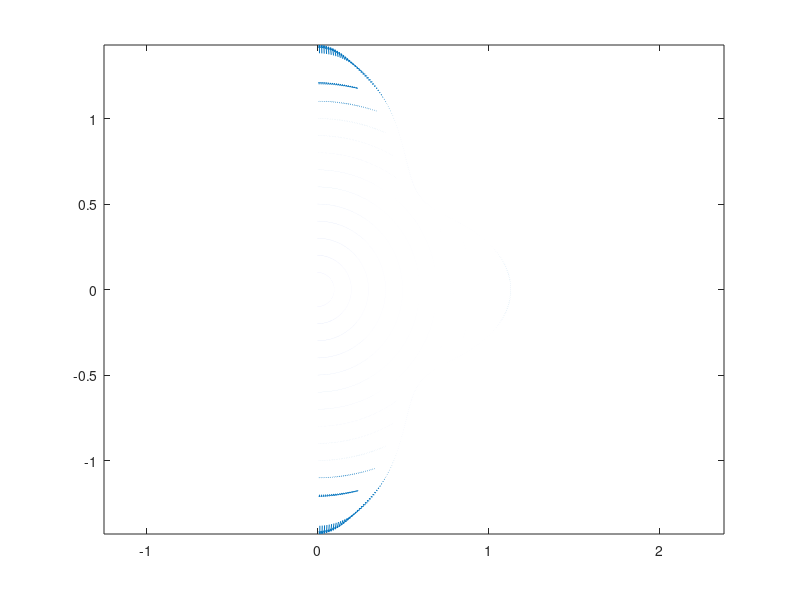
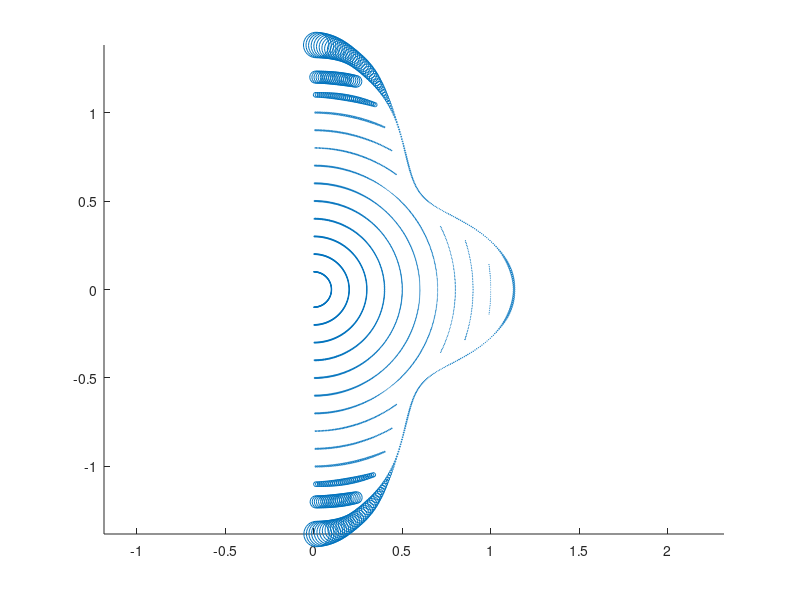

Recreate these plots in MATLAB, in order.
clear

polVel = dlmread('InitialValues/polarVelCase3.txt');
radVel = dlmread('InitialValues/radialVelCase3.txt');

rS = polVel(:,1);
tS = polVel(:,2);
I = length(tS);

x = zeros(I,1);
z = zeros(I,1);
Vx = zeros(I,1);
Vz = zeros(I,1);
mV = zeros(I,1);

thetaErr = 0;
for i = 1:I
    theta = tS(i);
    radius = rS(i);
    
    %vr = -abs(polVel(i,3));
    vr = radVel(i,3);
    vt = polVel(i,3);
        
    x(i) = sin(theta)*radius;
    z(i) = cos(theta)*radius;
    theta_rec(i) = atan2(x(i),z(i));
    
    thetaErr = thetaErr + abs(theta - theta_rec(i));
    
    % what I think:
    %Vx(i) = sin(theta)*vr + cos(theta)*vt;
    %Vz(i) = -cos(theta)*vr + sin(theta)*vt ;
    
    % dino zrnic
%     Vx(i) = vr*sin(theta) + vt*cos(theta);
%     Vz(i) = vr*cos(theta) - vt*sin(theta); 

    Vx(i) = vr*sin(theta) + vt*cos(theta);
    Vz(i) = vr*cos(theta) - vt*sin(theta); 

    mV(i) = sqrt(vr^2 + vt^2);
end

figure
quiver(x, z, Vx, Vz);
axis equal

max(abs(Vx))
max(abs(Vz))

%plot(1:I,tS,'+',1:I,theta_rec,'o')

figure
scatter(x, z, mV)
axis equal
